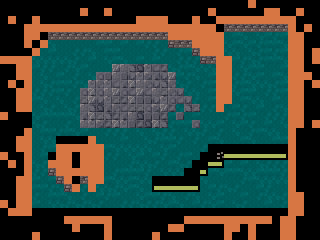

Rendered tile map (Tiled .tmx) drawn with the repository's tilesets; below, a short description and the map source with its tile grids summarised:
An orthogonal 40x30 tile map with 8x8 px tiles, 8 tile layers (Background_values, Background, Floor_Back_values, Walls_Back_values, ...), 7 tilesets.

<map version="1.4" tiledversion="1.4.2" orientation="orthogonal" renderorder="right-down" compressionlevel="0" width="40" height="30" tilewidth="8" tileheight="8" infinite="0" backgroundcolor="#696A79" nextlayerid="9" nextobjectid="1"><tileset firstgid="1" name="AutoLayers" tilewidth="8" tileheight="8" tilecount="4635" columns="103" objectalignment="topleft" margin="0" spacing="0"><image source="..\..\output\base\tileset.png" width="824" height="360" /></tileset><tileset firstgid="4636" name="Tiles2" tilewidth="8" tileheight="8" tilecount="304" columns="16" objectalignment="topleft" margin="0" spacing="0"><image source="..\..\output\base\tiles.png" width="128" height="152" /></tileset><tileset firstgid="4940" name="Walls_Front" tilewidth="8" tileheight="8" tilecount="4" columns="4" objectalignment="topleft"><image source="Walls_Front.intgrid.png" width="32" height="8" /></tileset><tileset firstgid="4944" name="Dark_walls" tilewidth="8" tileheight="8" tilecount="2" columns="2" objectalignment="topleft"><image source="Dark_walls.intgrid.png" width="16" height="8" /></tileset><tileset firstgid="4946" name="Walls_Back" tilewidth="8" tileheight="8" tilecount="3" columns="3" objectalignment="topleft"><image source="Walls_Back.intgrid.png" width="24" height="8" /></tileset><tileset firstgid="4949" name="Floor_Back" tilewidth="8" tileheight="8" tilecount="3" columns="3" objectalignment="topleft"><image source="Floor_Back.intgrid.png" width="24" height="8" /></tileset><tileset firstgid="4952" name="Background" tilewidth="8" tileheight="8" tilecount="2" columns="2" objectalignment="topleft"><image source="Background.intgrid.png" width="16" height="8" /></tileset><layer id="1" name="Background_values" width="40" height="30" opacity="1"><data>[1200 cells, 1200 non-empty, 2 distinct tile ids]</data></layer><layer id="2" name="Background" width="40" height="30" opacity="1"><data>[1200 cells, 1200 non-empty, 19 distinct tile ids]</data></layer><layer id="3" name="Floor_Back_values" width="40" height="30" opacity="1"><data>[1200 cells, 0 non-empty, 0 distinct tile ids]</data></layer><layer id="4" name="Walls_Back_values" width="40" height="30" opacity="1"><data>[1200 cells, 630 non-empty, 2 distinct tile ids]</data></layer><layer id="5" name="Walls_Back" width="40" height="30" opacity="1"><data>[1200 cells, 630 non-empty, 27 distinct tile ids]</data></layer><layer id="6" name="Dark_walls_values" width="40" height="30" opacity="1"><data>[1200 cells, 287 non-empty, 1 distinct tile ids]</data></layer><layer id="7" name="Dark_walls" width="40" height="30" opacity="1"><data>[1200 cells, 287 non-empty, 32 distinct tile ids]</data></layer><layer id="8" name="Walls_Front_values" width="40" height="30" opacity="1"><data>[1200 cells, 0 non-empty, 0 distinct tile ids]</data></layer></map>
